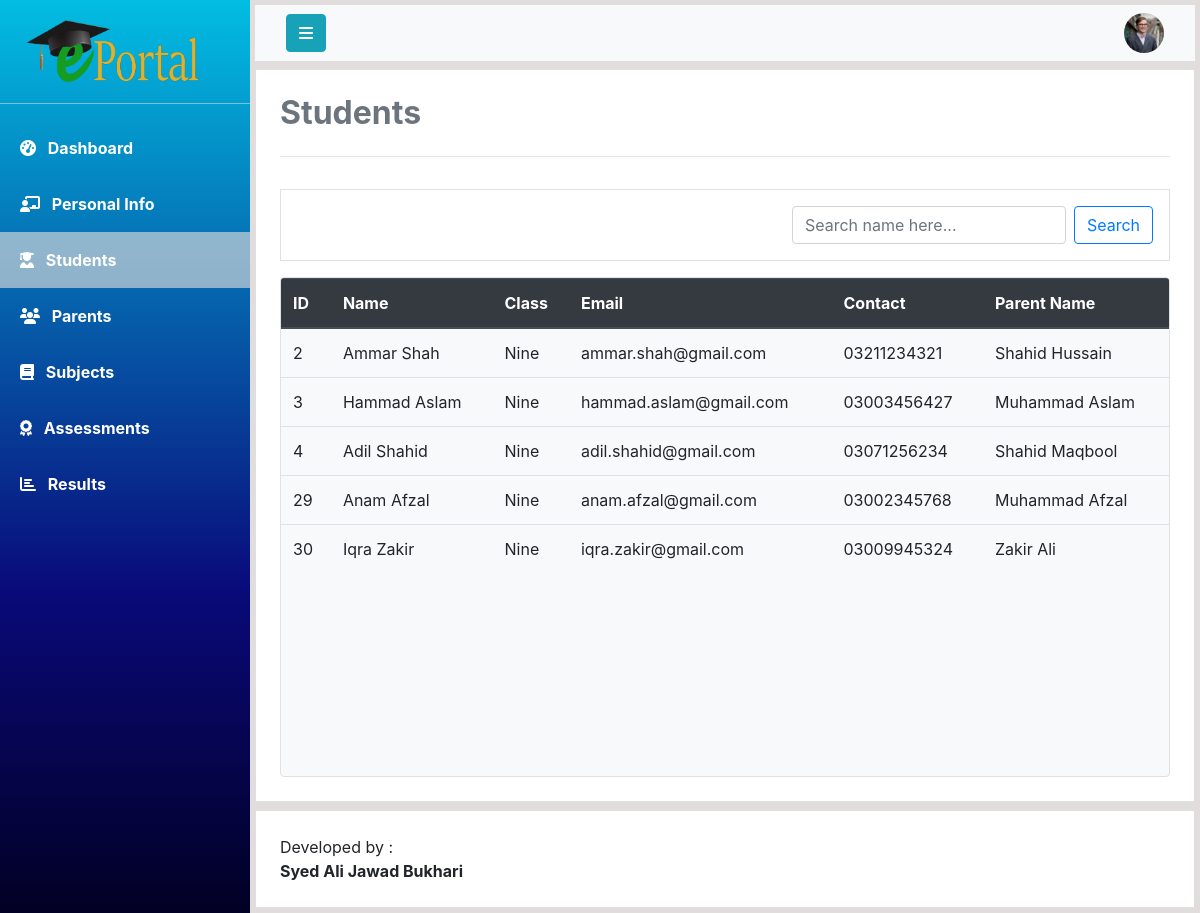
Screenshot of /php/class_students.php (signed in) with the database file from the repository.
### tables this page shows
CREATE TABLE `students` (
  `student_id` int(11) NOT NULL,
  `first_name` varchar(20) DEFAULT NULL,
  `last_name` varchar(20) DEFAULT NULL,
  `class_name` varchar(20) DEFAULT NULL,
  `mobile_number` varchar(11) DEFAULT NULL,
  `cnic` varchar(13) DEFAULT NULL,
  `address` varchar(100) DEFAULT NULL,
  `gender` varchar(10) DEFAULT NULL,
  `blood_group` char(3) DEFAULT NULL,
  `email` varchar(30) DEFAULT NULL,
  `password` varchar(255) DEFAULT NULL,
  `parent_id` int(11) DEFAULT NULL,
  `account_status` tinyint(1) NOT NULL
);

CREATE TABLE `parents` (
  `parent_id` int(11) NOT NULL,
  `first_name` varchar(20) DEFAULT NULL,
  `last_name` varchar(20) DEFAULT NULL,
  `mobile_number` varchar(11) DEFAULT NULL,
  `cnic` varchar(13) DEFAULT NULL,
  `email` varchar(30) DEFAULT NULL,
  `address` varchar(100) DEFAULT NULL,
  `occupation` varchar(30) DEFAULT NULL,
  `designation` varchar(30) DEFAULT NULL
);

### php/class_students.php (the view, shortened to what this page needs)
<!DOCTYPE html>
<html lang="en">
<head>
    <?php include 'links.php'; ?>
</head>
<body>
<?php
        include 'DBManager.php';
        $teacherID = $_SESSION['currentUserId'];
    ?>
    <div class="wrapper">
        <nav id="sidebar">
            <a href="#" id="logo-container">
                <img class="mt-3 ml-4" src="../assets/logo/logo1.png" alt="Logo" width="180">
            </a>
            <hr class="my-3 sidebar-separator" style="background-color: rgba(255, 255, 255, 0.562);">
            <ul>
                <li><a class="nav-link text-white font-weight-bold px-3 py-3" href="teacher_dashboard.php">
                        <i class="fas fa-tachometer-alt ml-1 mr-2"></i>
                        Dashboard
                    </a>
                </li>
                <li><a class="nav-link text-white font-weight-bold px-3 py-3" href="teacher_info.php">
                        <i class="fas fa-chalkboard-teacher ml-1 mr-2"></i>
                        Personal Info
                    </a>
                </li>
                <li><a class="nav-link text-white font-weight-bold px-3 py-3 active">
                        <i class="fas fa-user-graduate ml-1 mr-2"></i>
                        Students
                    </a>
                </li>
                <li><a class="nav-link text-white font-weight-bold px-3 py-3" href="parents_info.php">
                        <i class="fa fa-group ml-1 mr-2"></i>
                        Parents
                    </a>
                </li>
                <li><a class="nav-link text-white font-weight-bold px-3 py-3" href="#">
                        <i class="fas fa-book ml-1 mr-2"></i>
                        Subjects
                    </a>
                </li>
                <li><a class="nav-link text-white font-weight-bold px-3 py-3" href="#">
                        <i class="fas fa-award ml-1 mr-2"></i>
                        Assessments
                    </a>
                </li>
                <li><a class="nav-link text-white font-weight-bold px-3 py-3" href="#">
                        <i class="fa fa-chart-bar ml-1 mr-2"></i>
                        Results
                    </a>
                </li>
            </ul>
        </nav>
        <div id="content" class="overflow-auto">
            <nav class="navbar mb-2 navbar-light bg-light mb-2">
                <div class="container-fluid">
                    <div class="navbar-header">
                        <button type="button" id="sidebar-toggle" onclick="hideSidebar()"
                            class="btn btn-info navbar-btn mr-auto">
                            <i class="fa fa-bars" aria-hidden="true"></i>
                        </button>
                    </div>
                    <a class="text-decoration-none">
                        <img src="../assets/user-profile.jpg" id="user-profile" onclick="showDropdown()" width="40"
                            height="40" class="rounded-circle ml-auto" alt="">
                    </a>
                </div>
            </nav>
            <div class="card bg-white mb-2 p-4 rounded-0" id="content-wrapper">
                <h2 class="main-heading text-secondary"><b>Students</b></h2>
                <hr class="divider py-2">
                <div class="clearfix class-container p-3 border mb-3">
                    <form action="#" method="GET" class="form-inline ml-auto float-right">
                        <input class="form-control mr-sm-2" type="search" placeholder="Search name here..."
                            aria-label="Search" onkeyup="myFunction()" id="search-keyword">
                        <button class="btn btn-outline-primary my-2 my-sm-0" onclick="validateSearch()" type="submit"
                            name="search">Search</button>
                    </form>
                </div>
                <div class="card table-container overflow-auto bg-light border">
                    <table class="table table-responsive-lg table-responsive-md table-responsive-sm table-hover" id="table">
                        <thead class="thead-dark">
                            <tr>
                                <th>ID</th>
                                <th>Name</th>
                                <th>Class</th>
                                <th>Email</th>
                                <th>Contact</th>
                                <th>Parent Name</th>
                            </tr>
                        </thead>
                        <tbody>
                            <?php
                            $query = "SELECT student_id,first_name,last_name,class_name,email,mobile_number,parent_id from Students where class_name = (select class_name from classes where incharge_id = $teacherID)";
                            $result = mysqli_query($connection,$query);
                            $noOfRows = mysqli_num_rows($result);
                            if($noOfRows>0){
                                while($student = mysqli_fetch_array($result)){
                                    $parentId = $student['parent_id'];
                                    $query = "select first_name,last_name from Parents where parent_id = $parentId";
                                    $parentResult = mysqli_query($connection,$query);
                                    $parentName = mysqli_fetch_array($parentResult);
                                    ?>
                                    <tr>
                                    <td><?php echo $student['student_id']; ?></td>
                                    <td><?php echo $student['first_name']." ".$student['last_name']; ?></td>
                                    <td><?php echo $student['class_name']; ?></td>
                                    <td><?php echo $student['email']; ?></td>
                                    <td><?php echo $student['mobile_number']; ?></td>
                                    <td><?php echo $parentName['first_name']." ".$parentName['last_name']; ?></td>
                                    </tr>
                             <?php
                                }
                            }
                            else{
                                echo '<script>alert("Sorry! No Student still registered in your Class")</script>';
                            }
                        ?>
                        </tbody>
                    </table>
                </div>
            </div>
            <div class="card p-4 bg-white rounded-0" id="footer">
                Developed by : <b>Syed Ali Jawad Bukhari</b>
            </div>
        </div>
    </div>
</body>
</html>

### css/style.css (style rules this page uses)
* { padding: 0; margin: 0; box-sizing: border-box; }
.wrapper { display: flex; align-items: stretch; background-color: rgb(226, 221, 221); max-height: 100vh; }
#sidebar { width: 250px; height: 100%; position: fixed; top: 0; left: 0; background-color: #30336b; background: rgb(2,0,36); background: linear-gradient(360deg, rgba(2,0,36,1) 0%, rgba(9,9,121,1) 35%, rgb(2, 189, 226)100%); transition: all 1s; }
#sidebar .active { background-color: rgba(219, 219, 219, 0.651); }
#content { width: 100%; height: 100vh; padding: 5px; margin-left: 250px; overflow-x: hidden; transition: all 1s; }
#dropdown a { text-decoration: none; }
.table-container { height: 500px; }

### rows the page displays
students: student_id "2", first_name "Ammar", last_name "Shah", class_name "Nine", email "ammar.shah@gmail.com", mobile_number "03211234321", parent.first_name "Shahid", parent.last_name "Hussain"
students: student_id "3", first_name "Hammad", last_name "Aslam", class_name "Nine", email "hammad.aslam@gmail.com", mobile_number "03003456427", parent.first_name "Muhammad", parent.last_name "Aslam"
students: student_id "4", first_name "Adil", last_name "Shahid", class_name "Nine", email "adil.shahid@gmail.com", mobile_number "03071256234", parent.first_name "Shahid", parent.last_name "Maqbool"
students: student_id "29", first_name "Anam", last_name "Afzal", class_name "Nine", email "anam.afzal@gmail.com", mobile_number "03002345768", parent.first_name "Muhammad", parent.last_name "Afzal"
students: student_id "30", first_name "Iqra", last_name "Zakir", class_name "Nine", email "iqra.zakir@gmail.com", mobile_number "03009945324", parent.first_name "Zakir", parent.last_name "Ali"
